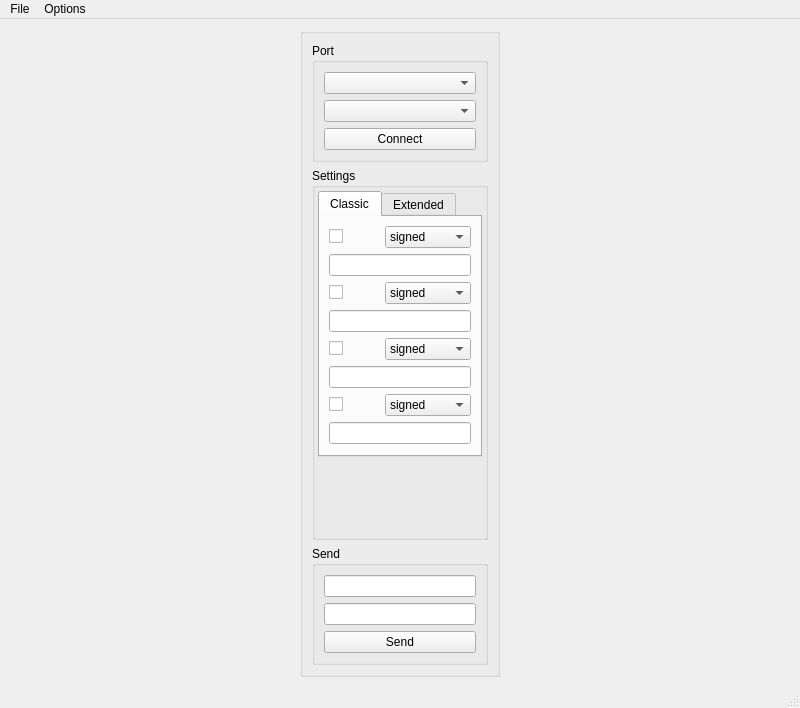
<?xml version="1.0" encoding="UTF-8"?>
<ui version="4.0">
 <class>MainWindow</class>
 <widget class="QMainWindow" name="MainWindow">
  <property name="geometry">
   <rect>
    <x>0</x>
    <y>0</y>
    <width>800</width>
    <height>708</height>
   </rect>
  </property>
  <property name="sizePolicy">
   <sizepolicy hsizetype="Preferred" vsizetype="Preferred">
    <horstretch>0</horstretch>
    <verstretch>0</verstretch>
   </sizepolicy>
  </property>
  <property name="windowTitle">
   <string>MainWindow</string>
  </property>
  <widget class="QWidget" name="centralwidget">
   <layout class="QHBoxLayout" name="horizontalLayout">
    <item>
     <widget class="QGroupBox" name="gbControl">
      <property name="minimumSize">
       <size>
        <width>200</width>
        <height>0</height>
       </size>
      </property>
      <property name="maximumSize">
       <size>
        <width>200</width>
        <height>16777215</height>
       </size>
      </property>
      <property name="title">
       <string/>
      </property>
      <property name="flat">
       <bool>false</bool>
      </property>
      <layout class="QVBoxLayout" name="layControl">
       <property name="leftMargin">
        <number>9</number>
       </property>
       <property name="topMargin">
        <number>9</number>
       </property>
       <property name="rightMargin">
        <number>9</number>
       </property>
       <property name="bottomMargin">
        <number>9</number>
       </property>
       <item>
        <widget class="QGroupBox" name="gbPort">
         <property name="title">
          <string>Port</string>
         </property>
         <layout class="QVBoxLayout" name="verticalLayout_2">
          <item>
           <widget class="QComboBox" name="cbPort"/>
          </item>
          <item>
           <widget class="QComboBox" name="cbBaudrate"/>
          </item>
          <item>
           <widget class="QPushButton" name="btnConnect">
            <property name="text">
             <string>Connect</string>
            </property>
           </widget>
          </item>
         </layout>
        </widget>
       </item>
       <item>
        <widget class="QGroupBox" name="gbSettings">
         <property name="title">
          <string>Settings</string>
         </property>
         <layout class="QVBoxLayout" name="verticalLayout_3">
          <property name="leftMargin">
           <number>3</number>
          </property>
          <property name="topMargin">
           <number>3</number>
          </property>
          <property name="rightMargin">
           <number>3</number>
          </property>
          <property name="bottomMargin">
           <number>3</number>
          </property>
          <item>
           <widget class="QTabWidget" name="tabWidget">
            <property name="currentIndex">
             <number>0</number>
            </property>
            <widget class="QWidget" name="tab">
             <attribute name="title">
              <string>Classic</string>
             </attribute>
             <layout class="QVBoxLayout" name="verticalLayout_4">
              <item>
               <layout class="QVBoxLayout" name="laySettings_1">
                <item>
                 <layout class="QHBoxLayout" name="laySettingsCb_1">
                  <item>
                   <widget class="QCheckBox" name="cbEnabled_1">
                    <property name="maximumSize">
                     <size>
                      <width>50</width>
                      <height>16777215</height>
                     </size>
                    </property>
                    <property name="text">
                     <string/>
                    </property>
                    <property name="icon">
                     <iconset resource="res.qrc">
                      <normaloff>:/icons/red-circle.png</normaloff>:/icons/red-circle.png</iconset>
                    </property>
                    <property name="iconSize">
                     <size>
                      <width>32</width>
                      <height>32</height>
                     </size>
                    </property>
                   </widget>
                  </item>
                  <item>
                   <widget class="QComboBox" name="cbSign_1">
                    <property name="currentText">
                     <string>signed</string>
                    </property>
                    <item>
                     <property name="text">
                      <string>signed</string>
                     </property>
                    </item>
                    <item>
                     <property name="text">
                      <string>unsigned</string>
                     </property>
                    </item>
                   </widget>
                  </item>
                 </layout>
                </item>
                <item>
                 <widget class="QLineEdit" name="leName_1"/>
                </item>
               </layout>
              </item>
              <item>
               <layout class="QVBoxLayout" name="laySettings_2">
                <item>
                 <layout class="QHBoxLayout" name="laySettingsCb_2">
                  <item>
                   <widget class="QCheckBox" name="cbEnabled_2">
                    <property name="maximumSize">
                     <size>
                      <width>50</width>
                      <height>16777215</height>
                     </size>
                    </property>
                    <property name="text">
                     <string/>
                    </property>
                    <property name="icon">
                     <iconset resource="res.qrc">
                      <normaloff>:/icons/blue-circle.png</normaloff>:/icons/blue-circle.png</iconset>
                    </property>
                    <property name="iconSize">
                     <size>
                      <width>32</width>
                      <height>32</height>
                     </size>
                    </property>
                   </widget>
                  </item>
                  <item>
                   <widget class="QComboBox" name="cbSign_2">
                    <property name="currentText">
                     <string>signed</string>
                    </property>
                    <item>
                     <property name="text">
                      <string>signed</string>
                     </property>
                    </item>
                    <item>
                     <property name="text">
                      <string>unsigned</string>
                     </property>
                    </item>
                   </widget>
                  </item>
                 </layout>
                </item>
                <item>
                 <widget class="QLineEdit" name="leName_2"/>
                </item>
               </layout>
              </item>
              <item>
               <layout class="QVBoxLayout" name="laySettings_3">
                <item>
                 <layout class="QHBoxLayout" name="laySettingsCb_3">
                  <item>
                   <widget class="QCheckBox" name="cbEnabled_3">
                    <property name="maximumSize">
                     <size>
                      <width>50</width>
                      <height>16777215</height>
                     </size>
                    </property>
                    <property name="text">
                     <string/>
                    </property>
                    <property name="icon">
                     <iconset resource="res.qrc">
                      <normaloff>:/icons/green-circle.png</normaloff>:/icons/green-circle.png</iconset>
                    </property>
                    <property name="iconSize">
                     <size>
                      <width>32</width>
                      <height>32</height>
                     </size>
                    </property>
                   </widget>
                  </item>
                  <item>
                   <widget class="QComboBox" name="cbSign_3">
                    <property name="currentText">
                     <string>signed</string>
                    </property>
                    <item>
                     <property name="text">
                      <string>signed</string>
                     </property>
                    </item>
                    <item>
                     <property name="text">
                      <string>unsigned</string>
                     </property>
                    </item>
                   </widget>
                  </item>
                 </layout>
                </item>
                <item>
                 <widget class="QLineEdit" name="leName_3"/>
                </item>
               </layout>
              </item>
              <item>
               <layout class="QVBoxLayout" name="laySettings_4">
                <item>
                 <layout class="QHBoxLayout" name="laySettingsCb_4">
                  <item>
                   <widget class="QCheckBox" name="cbEnabled_4">
                    <property name="maximumSize">
                     <size>
                      <width>50</width>
                      <height>16777215</height>
                     </size>
                    </property>
                    <property name="text">
                     <string/>
                    </property>
                    <property name="icon">
                     <iconset resource="res.qrc">
                      <normaloff>:/icons/yellow-circle.png</normaloff>:/icons/yellow-circle.png</iconset>
                    </property>
                    <property name="iconSize">
                     <size>
                      <width>32</width>
                      <height>32</height>
                     </size>
                    </property>
                   </widget>
                  </item>
                  <item>
                   <widget class="QComboBox" name="cbSign_4">
                    <property name="currentText">
                     <string>signed</string>
                    </property>
                    <item>
                     <property name="text">
                      <string>signed</string>
                     </property>
                    </item>
                    <item>
                     <property name="text">
                      <string>unsigned</string>
                     </property>
                    </item>
                   </widget>
                  </item>
                 </layout>
                </item>
                <item>
                 <widget class="QLineEdit" name="leName_4"/>
                </item>
               </layout>
              </item>
             </layout>
            </widget>
            <widget class="QWidget" name="tab_2">
             <attribute name="title">
              <string>Extended</string>
             </attribute>
            </widget>
           </widget>
          </item>
          <item>
           <spacer name="verticalSpacer">
            <property name="orientation">
             <enum>Qt::Vertical</enum>
            </property>
            <property name="sizeHint" stdset="0">
             <size>
              <width>20</width>
              <height>40</height>
             </size>
            </property>
           </spacer>
          </item>
         </layout>
        </widget>
       </item>
       <item>
        <widget class="QGroupBox" name="gbSend">
         <property name="title">
          <string>Send</string>
         </property>
         <layout class="QVBoxLayout" name="verticalLayout">
          <item>
           <widget class="QLineEdit" name="leSendVar_1"/>
          </item>
          <item>
           <widget class="QLineEdit" name="leSendVar_2"/>
          </item>
          <item>
           <widget class="QPushButton" name="btnSend">
            <property name="text">
             <string>Send</string>
            </property>
           </widget>
          </item>
         </layout>
        </widget>
       </item>
      </layout>
     </widget>
    </item>
   </layout>
  </widget>
  <widget class="QMenuBar" name="menubar">
   <property name="geometry">
    <rect>
     <x>0</x>
     <y>0</y>
     <width>800</width>
     <height>20</height>
    </rect>
   </property>
   <widget class="QMenu" name="menuFile">
    <property name="title">
     <string>File</string>
    </property>
    <addaction name="actionOpen"/>
    <addaction name="actionSave"/>
    <addaction name="separator"/>
    <addaction name="actionExit"/>
   </widget>
   <widget class="QMenu" name="menuOptions">
    <property name="title">
     <string>Options</string>
    </property>
    <widget class="QMenu" name="menuProtocol">
     <property name="tearOffEnabled">
      <bool>false</bool>
     </property>
     <property name="title">
      <string>Protocol</string>
     </property>
     <addaction name="actionClassic"/>
     <addaction name="actionTdfp"/>
    </widget>
    <widget class="QMenu" name="menuTheme">
     <property name="title">
      <string>Theme</string>
     </property>
     <addaction name="actionWhite"/>
     <addaction name="actionBlack"/>
    </widget>
    <addaction name="menuProtocol"/>
    <addaction name="menuTheme"/>
   </widget>
   <addaction name="menuFile"/>
   <addaction name="menuOptions"/>
  </widget>
  <widget class="QStatusBar" name="statusbar"/>
  <action name="actionOpen">
   <property name="text">
    <string>Open</string>
   </property>
  </action>
  <action name="actionSave">
   <property name="text">
    <string>Save</string>
   </property>
  </action>
  <action name="actionExit">
   <property name="text">
    <string>Exit</string>
   </property>
  </action>
  <action name="actionClassic">
   <property name="checkable">
    <bool>true</bool>
   </property>
   <property name="checked">
    <bool>true</bool>
   </property>
   <property name="text">
    <string>Classic</string>
   </property>
  </action>
  <action name="actionTdfp">
   <property name="checkable">
    <bool>true</bool>
   </property>
   <property name="checked">
    <bool>false</bool>
   </property>
   <property name="text">
    <string>Tdfp</string>
   </property>
  </action>
  <action name="actionWhite">
   <property name="checkable">
    <bool>true</bool>
   </property>
   <property name="text">
    <string>White</string>
   </property>
  </action>
  <action name="actionBlack">
   <property name="checkable">
    <bool>true</bool>
   </property>
   <property name="text">
    <string>Black</string>
   </property>
  </action>
 </widget>
 <resources>
  <include location="res.qrc"/>
 </resources>
 <connections/>
</ui>
